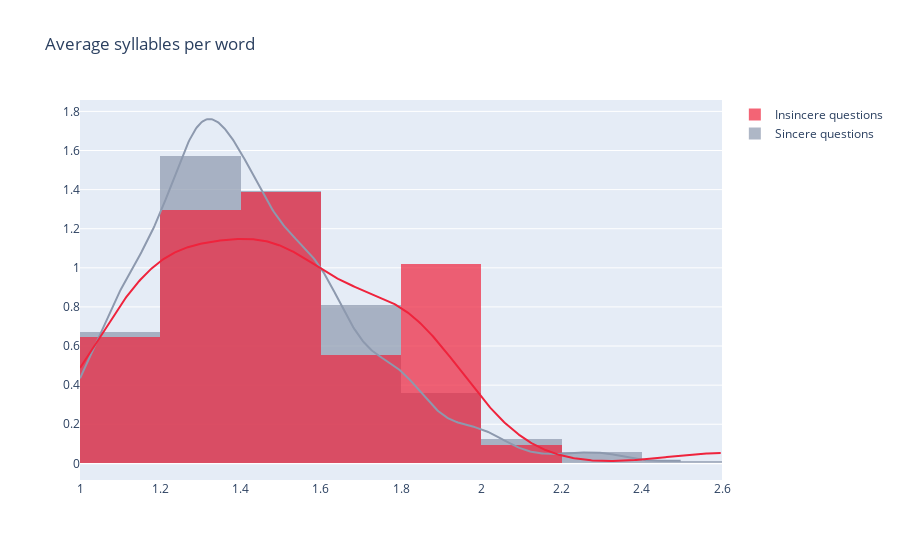
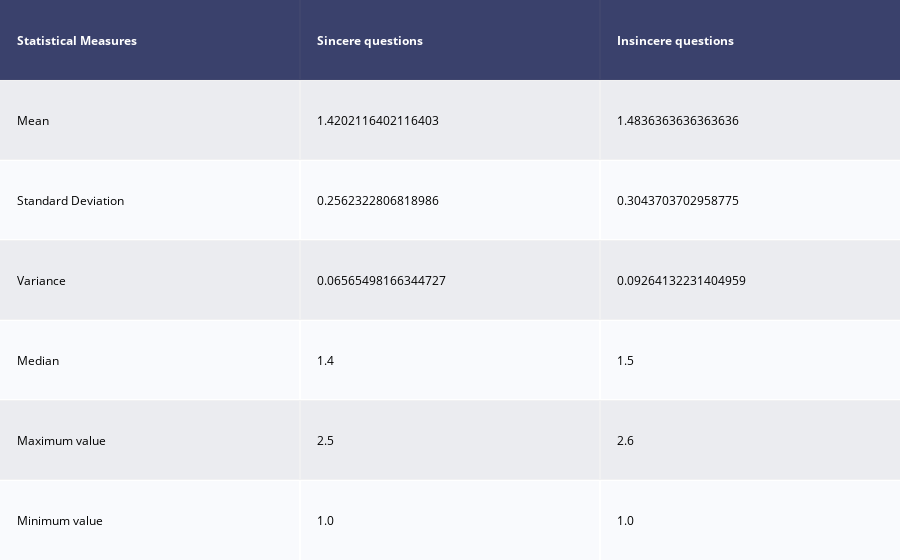

The code cell stored with these charts, in order, in its notebook:
### Code cell
spw_sincere = np.array(quora_train["question_text"][quora_train["target"] == 0].progress_apply(textstat.avg_syllables_per_word))
spw_insincere = np.array(quora_train["question_text"][quora_train["target"] == 1].progress_apply(textstat.avg_syllables_per_word))
plot_readability(spw_sincere,spw_insincere,"Average syllables per word",0.2,['#8D99AE','#EF233C'])

### Figure 1 — Plotly figure (JSON) as saved in the notebook; plotly's stock layout.template omitted (floating-point values rounded to 4 significant figures; data arrays with more than 128 entries replaced by an {"elided": "..."} marker saying what was removed)
{"data": [{"histnorm": "probability density", "legendgroup": "Sincere questions", "marker": {"color": "#8D99AE"}, "name": "Sincere questions", "opacity": 0.7, "x": {"elided": "945 float values"}, "xaxis": "x", "xbins": {"start": 1, "end": 2.5, "size": 0.2}, "yaxis": "y", "type": "histogram"}, {"histnorm": "probability density", "legendgroup": "Insincere questions", "marker": {"color": "#EF233C"}, "name": "Insincere questions", "opacity": 0.7, "x": [1.8, 1.7, 1.4, 1.5, 1.5, 1.8, 2.6, 1.1, 2, 1.6, 1.2, 1.6, 1.2, 1.5, 1.3, 1.2, 1.3, 1.5, 1.3, 1.1, 1.8, 1.8, 1.5, 1.7, 1.1, 1.1, 1.7, 1.3, 1.3, 1.2, 1.4, 1.8, 1.8, 1.5, 1.5, 1.6, 1.4, 1.4, 1.1, 1.2, 1.9, 1.2, 1.5, 1.5, 1.5, 1.2, 1.2, 1.3, 1.9, 1.9, 1.5, 1.8, 1, 1, 1.8], "xaxis": "x", "xbins": {"start": 1, "end": 2.6, "size": 0.2}, "yaxis": "y", "type": "histogram"}, {"legendgroup": "Sincere questions", "marker": {"color": "#8D99AE"}, "mode": "lines", "name": "Sincere questions", "showlegend": false, "x": {"elided": "500 float values"}, "xaxis": "x", "y": {"elided": "500 float values"}, "yaxis": "y", "type": "scatter"}, {"legendgroup": "Insincere questions", "marker": {"color": "#EF233C"}, "mode": "lines", "name": "Insincere questions", "showlegend": false, "x": {"elided": "500 float values"}, "xaxis": "x", "y": {"elided": "500 float values"}, "yaxis": "y", "type": "scatter"}], "layout": {"barmode": "overlay", "hovermode": "closest", "legend": {"traceorder": "reversed"}, "title": {"text": "Average syllables per word"}, "xaxis": {"anchor": "y2", "domain": [0, 1], "zeroline": false, "type": "linear", "range": [1, 2.6], "autorange": true}, "yaxis": {"anchor": "free", "domain": [0, 1], "position": 0, "type": "linear", "range": [-0.08507, 1.858], "autorange": true}, "autosize": true}}

### Figure 2 — Plotly figure (JSON) as saved in the notebook; plotly's stock layout.template omitted (floating-point values rounded to 4 significant figures)
{"data": [{"colorscale": [[0, "#00083e"], [0.5, "#ededee"], [1, "#ffffff"]], "hoverinfo": "none", "opacity": 0.75, "showscale": false, "z": [[0, 0, 0], [0.5, 0.5, 0.5], [1, 1, 1], [0.5, 0.5, 0.5], [1, 1, 1], [0.5, 0.5, 0.5], [1, 1, 1]], "type": "heatmap"}], "layout": {"annotations": [{"align": "left", "font": {"color": "#ffffff"}, "showarrow": false, "text": "<b>Statistical Measures</b>", "x": -0.45, "xanchor": "left", "xref": "x", "y": 0, "yref": "y"}, {"align": "left", "font": {"color": "#ffffff"}, "showarrow": false, "text": "<b>Sincere questions</b>", "x": 0.55, "xanchor": "left", "xref": "x", "y": 0, "yref": "y"}, {"align": "left", "font": {"color": "#ffffff"}, "showarrow": false, "text": "<b>Insincere questions</b>", "x": 1.55, "xanchor": "left", "xref": "x", "y": 0, "yref": "y"}, {"align": "left", "font": {"color": "#000000"}, "showarrow": false, "text": "Mean", "x": -0.45, "xanchor": "left", "xref": "x", "y": 1, "yref": "y"}, {"align": "left", "font": {"color": "#000000"}, "showarrow": false, "text": "1.4202116402116403", "x": 0.55, "xanchor": "left", "xref": "x", "y": 1, "yref": "y"}, {"align": "left", "font": {"color": "#000000"}, "showarrow": false, "text": "1.4836363636363636", "x": 1.55, "xanchor": "left", "xref": "x", "y": 1, "yref": "y"}, {"align": "left", "font": {"color": "#000000"}, "showarrow": false, "text": "Standard Deviation", "x": -0.45, "xanchor": "left", "xref": "x", "y": 2, "yref": "y"}, {"align": "left", "font": {"color": "#000000"}, "showarrow": false, "text": "0.2562322806818986", "x": 0.55, "xanchor": "left", "xref": "x", "y": 2, "yref": "y"}, {"align": "left", "font": {"color": "#000000"}, "showarrow": false, "text": "0.3043703702958775", "x": 1.55, "xanchor": "left", "xref": "x", "y": 2, "yref": "y"}, {"align": "left", "font": {"color": "#000000"}, "showarrow": false, "text": "Variance", "x": -0.45, "xanchor": "left", "xref": "x", "y": 3, "yref": "y"}, {"align": "left", "font": {"color": "#000000"}, "showarrow": false, "text": "0.06565498166344727", "x": 0.55, "xanchor": "left", "xref": "x", "y": 3, "yref": "y"}, {"align": "left", "font": {"color": "#000000"}, "showarrow": false, "text": "0.09264132231404959", "x": 1.55, "xanchor": "left", "xref": "x", "y": 3, "yref": "y"}, {"align": "left", "font": {"color": "#000000"}, "showarrow": false, "text": "Median", "x": -0.45, "xanchor": "left", "xref": "x", "y": 4, "yref": "y"}, {"align": "left", "font": {"color": "#000000"}, "showarrow": false, "text": "1.4", "x": 0.55, "xanchor": "left", "xref": "x", "y": 4, "yref": "y"}, {"align": "left", "font": {"color": "#000000"}, "showarrow": false, "text": "1.5", "x": 1.55, "xanchor": "left", "xref": "x", "y": 4, "yref": "y"}, {"align": "left", "font": {"color": "#000000"}, "showarrow": false, "text": "Maximum value", "x": -0.45, "xanchor": "left", "xref": "x", "y": 5, "yref": "y"}, {"align": "left", "font": {"color": "#000000"}, "showarrow": false, "text": "2.5", "x": 0.55, "xanchor": "left", "xref": "x", "y": 5, "yref": "y"}, {"align": "left", "font": {"color": "#000000"}, "showarrow": false, "text": "2.6", "x": 1.55, "xanchor": "left", "xref": "x", "y": 5, "yref": "y"}, {"align": "left", "font": {"color": "#000000"}, "showarrow": false, "text": "Minimum value", "x": -0.45, "xanchor": "left", "xref": "x", "y": 6, "yref": "y"}, {"align": "left", "font": {"color": "#000000"}, "showarrow": false, "text": "1.0", "x": 0.55, "xanchor": "left", "xref": "x", "y": 6, "yref": "y"}, {"align": "left", "font": {"color": "#000000"}, "showarrow": false, "text": "1.0", "x": 1.55, "xanchor": "left", "xref": "x", "y": 6, "yref": "y"}], "margin": {"b": 0, "l": 0, "r": 0, "t": 0}, "xaxis": {"dtick": 1, "gridwidth": 2, "showticklabels": false, "tick0": -0.5, "ticks": "", "zeroline": false, "range": [-0.5, 2.5], "autorange": true}, "yaxis": {"autorange": true, "dtick": 1, "gridwidth": 2, "showticklabels": false, "tick0": 0.5, "ticks": "", "zeroline": false, "range": [6.5, -0.5]}, "autosize": true}}
